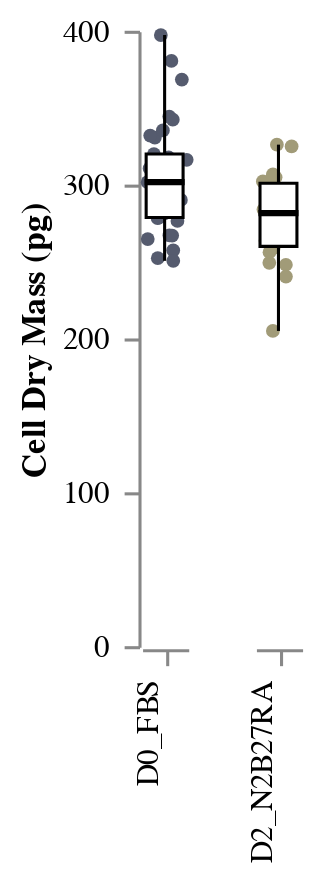

Source (notebook cell):
### Code cell
STRIPBOX_DM = stripbox(
    data = df_all_filt, 
    x = "Condition", 
    y = "Dry_mass",
    y_title = "Cell Dry Mass (pg)",
    colour = "Condition"
)
STRIPBOX_DM

### Figure 1 — Vega-Lite specification as saved in the notebook (floating-point values rounded to 4 significant figures)
{"config": {"view": {"continuousWidth": 400, "continuousHeight": 300, "stroke": "transparent", "strokeWidth": 0.5}, "axis": {"grid": true, "labelPadding": 5, "ticks": true}, "facet": {"spacing": 18}, "header": {"labelOrient": "bottom", "title": null}}, "data": {"name": "data-273aaa2bcab712fc44f9fe5de064da6b"}, "facet": {"column": {"type": "nominal", "field": "Condition", "header": {"labelAlign": "right", "labelAngle": -90, "labelOrient": "bottom", "labelPadding": 5, "titleOrient": "top"}}}, "spec": {"layer": [{"mark": {"type": "circle", "opacity": 1, "size": 20}, "encoding": {"color": {"type": "nominal", "field": "Condition", "legend": null, "scale": {"scheme": "cividis"}}, "x": {"type": "quantitative", "axis": {"grid": false, "labels": false, "ticks": true, "values": [0]}, "field": "jitter", "title": null}, "y": {"type": "quantitative", "axis": {"grid": false, "labels": true, "ticks": true}, "field": "Dry_mass", "title": "Cell Dry Mass (pg)"}}, "height": 200, "transform": [{"calculate": "(sqrt(-2 * log(random() / 2)) * cos(2 * PI * random() / 2))", "as": "jitter"}], "width": 15}, {"mark": {"type": "boxplot", "extent": "min-max", "size": 12}, "encoding": {"color": {"value": "white"}, "opacity": {"value": 1}, "stroke": {"value": "black"}, "y": {"type": "quantitative", "field": "Dry_mass", "title": "Cell Dry Mass (pg)"}}, "height": 200, "width": 30}]}, "$schema": "https://vega.github.io/schema/vega-lite/v4.8.1.json", "datasets": {"data-273aaa2bcab712fc44f9fe5de064da6b": [{"Unnamed: 0": 0, "Cell_ID": "Tomogram_sample001", "RI_average": 13670.0, "Condition": "D0_FBS", "Dataset": 20220714, "Mass_density_cytop_mgml": 158.9, "RI_average_DNA": 13780.0, "Mass_density_DNA_mgml": 216.2, "DNA_cytop_Density_Ratio": 1.361, " _x": 1.0, "Label_x": 65540.0, "Volume": 2202.0, "SurfaceArea": 841.2, "Sphericity": 0.921, " _y": 1.0, "Label_y": "Binary:DUP_Raws", "Value": 1.0, "Average": 13620.0, "StandardDeviation": 87.31, "Minimum": 13340.0, "Maximum": 14310.0, "IntegratedDensity": 8723000000.0, "Channel": 1.0, "Frame": 1.0, "Unnamed: 0.1": null, "Cell mass density (mg/ml)": 133.6, "Dry_mass": 294.2}, {"Unnamed: 0": 1, "Cell_ID": "Tomogram_sample005", "RI_average": 13650.0, "Condition": "D0_FBS", "Dataset": 20220714, "Mass_density_cytop_mgml": 145.5, "RI_average_DNA": 13750.0, "Mass_density_DNA_mgml": 201.8, "DNA_cytop_Density_Ratio": 1.387, " _x": 1.0, "Label_x": 65540.0, "Volume": 2038.0, "SurfaceArea": 787.0, "Sphericity": 0.964, " _y": 1.0, "Label_y": "Binary:DUP_Raws", "Value": 1.0, "Average": 13620.0, "StandardDeviation": 86.65, "Minimum": 13330.0, "Maximum": 14130.0, "IntegratedDensity": 8070000000.0, "Channel": 1.0, "Frame": 1.0, "Unnamed: 0.1": null, "Cell mass density (mg/ml)": 129.8, "Dry_mass": 264.6}, {"Unnamed: 0": 3, "Cell_ID": "Tomogram_sample007", "RI_average": 13670.0, "Condition": "D0_FBS", "Dataset": 20220714, "Mass_density_cytop_mgml": 156.3, "RI_average_DNA": 13820.0, "Mass_density_DNA_mgml": 237.2, "DNA_cytop_Density_Ratio": 1.517, " _x": 1.0, "Label_x": 65540.0, "Volume": 2187.0, "SurfaceArea": 821.6, "Sphericity": 0.976, " _y": 1.0, "Label_y": "Binary:DUP_Raws", "Value": 1.0, "Average": 13620.0, "StandardDeviation": 88.64, "Minimum": 13340.0, "Maximum": 14060.0, "IntegratedDensity": 8665000000.0, "Channel": 1.0, "Frame": 1.0, "Unnamed: 0.1": null, "Cell mass density (mg/ml)": 132.6, "Dry_mass": 290.1}, {"Unnamed: 0": 4, "Cell_ID": "Tomogram_sample008", "RI_average": 13690.0, "Condition": "D0_FBS", "Dataset": 20220714, "Mass_density_cytop_mgml": 167.2, "RI_average_DNA": 13820.0, "Mass_density_DNA_mgml": 235.3, "DNA_cytop_Density_Ratio": 1.407, " _x": 1.0, "Label_x": 65540.0, "Volume": 2042.0, "SurfaceArea": 792.6, "Sphericity": 0.947, " _y": 1.0, "Label_y": "Binary:DUP_Raws", "Value": 1.0, "Average": 13650.0, "StandardDeviation": 104.3, "Minimum": 13360.0, "Maximum": 14610.0, "IntegratedDensity": 8106000000.0, "Channel": 1.0, "Frame": 1.0, "Unnamed: 0.1": null, "Cell mass density (mg/ml)": 147.7, "Dry_mass": 301.6}, {"Unnamed: 0": 5, "Cell_ID": "Tomogram_sample009", "RI_average": 13670.0, "Condition": "D0_FBS", "Dataset": 20220714, "Mass_density_cytop_mgml": 159.1, "RI_average_DNA": 13770.0, "Mass_density_DNA_mgml": 210.0, "DNA_cytop_Density_Ratio": 1.32, " _x": 1.0, "Label_x": 65540.0, "Volume": 2054.0, "SurfaceArea": 810.0, "Sphericity": 0.898, " _y": 1.0, "Label_y": "Binary:DUP_Raws", "Value": 1.0, "Average": 13630.0, "StandardDeviation": 81.57, "Minimum": 13350.0, "Maximum": 14370.0, "IntegratedDensity": 8142000000.0, "Channel": 1.0, "Frame": 1.0, "Unnamed: 0.1": null, "Cell mass density (mg/ml)": 137.0, "Dry_mass": 281.3}, {"Unnamed: 0": 7, "Cell_ID": "Tomogram_sample011", "RI_average": 13670.0, "Condition": "D0_FBS", "Dataset": 20220714, "Mass_density_cytop_mgml": 156.3, "RI_average_DNA": 13770.0, "Mass_density_DNA_mgml": 208.0, "DNA_cytop_Density_Ratio": 1.331, " _x": 1.0, "Label_x": 65540.0, "Volume": 2167.0, "SurfaceArea": 918.0, "Sphericity": 0.687, " _y": 1.0, "Label_y": "Binary:DUP_Raws", "Value": 1.0, "Average": 13620.0, "StandardDeviation": 69.9, "Minimum": 13340.0, "Maximum": 14100.0, "IntegratedDensity": 8586000000.0, "Channel": 1.0, "Frame": 1.0, "Unnamed: 0.1": null, "Cell mass density (mg/ml)": 133.1, "Dry_mass": 288.4}, {"Unnamed: 0": 12, "Cell_ID": "Tomogram_sample016", "RI_average": 13610.0, "Condition": "D0_FBS", "Dataset": 20220714, "Mass_density_cytop_mgml": 127.0, "RI_average_DNA": 13740.0, "Mass_density_DNA_mgml": 196.6, "DNA_cytop_Density_Ratio": 1.549, " _x": 1.0, "Label_x": 65540.0, "Volume": 2210.0, "SurfaceArea": 827.0, "Sphericity": 0.976, " _y": 1.0, "Label_y": "Binary:DUP_Raws", "Value": 1.0, "Average": 13600.0, "StandardDeviation": 73.65, "Minimum": 13330.0, "Maximum": 14340.0, "IntegratedDensity": 8740000000.0, "Channel": 1.0, "Frame": 1.0, "Unnamed: 0.1": null, "Cell mass density (mg/ml)": 120.8, "Dry_mass": 266.9}, {"Unnamed: 0": 16, "Cell_ID": "Tomogram_sample023", "RI_average": 13650.0, "Condition": "D0_FBS", "Dataset": 20220714, "Mass_density_cytop_mgml": 146.0, "RI_average_DNA": 13770.0, "Mass_density_DNA_mgml": 212.5, "DNA_cytop_Density_Ratio": 1.456, " _x": 1.0, "Label_x": 65540.0, "Volume": 2200.0, "SurfaceArea": 848.2, "Sphericity": 0.897, " _y": 1.0, "Label_y": "Binary:DUP_Raws", "Value": 1.0, "Average": 13610.0, "StandardDeviation": 81.28, "Minimum": 13290.0, "Maximum": 14400.0, "IntegratedDensity": 8708000000.0, "Channel": 1.0, "Frame": 1.0, "Unnamed: 0.1": null, "Cell mass density (mg/ml)": 126.5, "Dry_mass": 278.3}, {"Unnamed: 0": 23, "Cell_ID": "Tomogram_sample009", "RI_average": 13680.0, "Condition": "D2_N2B27RA", "Dataset": 20220714, "Mass_density_cytop_mgml": 164.0, "RI_average_DNA": 13820.0, "Mass_density_DNA_mgml": 238.7, "DNA_cytop_Density_Ratio": 1.456, " _x": 1.0, "Label_x": 65540.0, "Volume": 2142.0, "SurfaceArea": 803.9, "Sphericity": 0.999, " _y": 1.0, "Label_y": "Binary:DUP_Raws", "Value": 1.0, "Average": 13640.0, "StandardDeviation": 88.46, "Minimum": 13350.0, "Maximum": 14230.0, "IntegratedDensity": 8499000000.0, "Channel": 1.0, "Frame": 1.0, "Unnamed: 0.1": null, "Cell mass density (mg/ml)": 143.1, "Dry_mass": 306.6}, {"Unnamed: 0": 27, "Cell_ID": "Tomogram_sample013", "RI_average": 13650.0, "Condition": "D2_N2B27RA", "Dataset": 20220714, "Mass_density_cytop_mgml": 149.5, "RI_average_DNA": 13800.0, "Mass_density_DNA_mgml": 227.6, "DNA_cytop_Density_Ratio": 1.523, " _x": 1.0, "Label_x": 65540.0, "Volume": 2461.0, "SurfaceArea": 998.4, "Sphericity": 0.688, " _y": 1.0, "Label_y": "Binary:DUP_Raws", "Value": 1.0, "Average": 13600.0, "StandardDeviation": 83.28, "Minimum": 13340.0, "Maximum": 14030.0, "IntegratedDensity": 9732000000.0, "Channel": 1.0, "Frame": 1.0, "Unnamed: 0.1": null, "Cell mass density (mg/ml)": 120.8, "Dry_mass": 297.3}, {"Unnamed: 0": 28, "Cell_ID": "Tomogram_sample014", "RI_average": 13660.0, "Condition": "D2_N2B27RA", "Dataset": 20220714, "Mass_density_cytop_mgml": 154.5, "RI_average_DNA": 13790.0, "Mass_density_DNA_mgml": 220.9, "DNA_cytop_Density_Ratio": 1.429, " _x": 1.0, "Label_x": 65540.0, "Volume": 2112.0, "SurfaceArea": 826.4, "Sphericity": 0.894, " _y": 1.0, "Label_y": "Binary:DUP_Raws", "Value": 1.0, "Average": 13620.0, "StandardDeviation": 85.06, "Minimum": 13350.0, "Maximum": 14120.0, "IntegratedDensity": 8365000000.0, "Channel": 1.0, "Frame": 1.0, "Unnamed: 0.1": null, "Cell mass density (mg/ml)": 131.6, "Dry_mass": 277.9}, {"Unnamed: 0": 37, "Cell_ID": "Tomogram_sample002", "RI_average": 13670.0, "Condition": "D0_FBS", "Dataset": 20220801, "Mass_density_cytop_mgml": 160.1, "RI_average_DNA": 13800.0, "Mass_density_DNA_mgml": 228.4, "DNA_cytop_Density_Ratio": 1.427, " _x": 1.0, "Label_x": 65540.0, "Volume": 2075.0, "SurfaceArea": 799.4, "Sphericity": 0.953, " _y": 1.0, "Label_y": "Binary:DUP_Raws", "Value": 1.0, "Average": 13630.0, "StandardDeviation": 87.3, "Minimum": 13350.0, "Maximum": 14520.0, "IntegratedDensity": 8227000000.0, "Channel": 1.0, "Frame": 1.0, "Unnamed: 0.1": null, "Cell mass density (mg/ml)": 138.4, "Dry_mass": 287.2}, {"Unnamed: 0": 38, "Cell_ID": "Tomogram_sample003", "RI_average": 13670.0, "Condition": "D0_FBS", "Dataset": 20220801, "Mass_density_cytop_mgml": 158.3, "RI_average_DNA": 13800.0, "Mass_density_DNA_mgml": 224.2, "DNA_cytop_Density_Ratio": 1.417, " _x": 1.0, "Label_x": 65540.0, "Volume": 2077.0, "SurfaceArea": 865.1, "Sphericity": 0.754, " _y": 1.0, "Label_y": "Binary:DUP_Raws", "Value": 1.0, "Average": 13630.0, "StandardDeviation": 84.09, "Minimum": 13290.0, "Maximum": 14660.0, "IntegratedDensity": 8233000000.0, "Channel": 1.0, "Frame": 1.0, "Unnamed: 0.1": null, "Cell mass density (mg/ml)": 135.3, "Dry_mass": 281.1}, {"Unnamed: 0": 43, "Cell_ID": "Tomogram_sample008", "RI_average": 13640.0, "Condition": "D0_FBS", "Dataset": 20220801, "Mass_density_cytop_mgml": 142.0, "RI_average_DNA": 13760.0, "Mass_density_DNA_mgml": 205.8, "DNA_cytop_Density_Ratio": 1.449, " _x": 1.0, "Label_x": 65540.0, "Volume": 2132.0, "SurfaceArea": 985.0, "Sphericity": 0.538, " _y": 1.0, "Label_y": "Binary:DUP_Raws", "Value": 1.0, "Average": 13600.0, "StandardDeviation": 75.36, "Minimum": 13320.0, "Maximum": 14260.0, "IntegratedDensity": 8434000000.0, "Channel": 1.0, "Frame": 1.0, "Unnamed: 0.1": null, "Cell mass density (mg/ml)": 120.6, "Dry_mass": 257.2}, {"Unnamed: 0": 44, "Cell_ID": "Tomogram_sample009", "RI_average": 13700.0, "Condition": "D0_FBS", "Dataset": 20220801, "Mass_density_cytop_mgml": 175.6, "RI_average_DNA": 13840.0, "Mass_density_DNA_mgml": 248.9, "DNA_cytop_Density_Ratio": 1.418, " _x": 1.0, "Label_x": 65540.0, "Volume": 2447.0, "SurfaceArea": 889.7, "Sphericity": 0.961, " _y": 1.0, "Label_y": "Binary:DUP_Raws", "Value": 1.0, "Average": 13660.0, "StandardDeviation": 106.5, "Minimum": 13350.0, "Maximum": 14540.0, "IntegratedDensity": 9717000000.0, "Channel": 1.0, "Frame": 1.0, "Unnamed: 0.1": null, "Cell mass density (mg/ml)": 150.5, "Dry_mass": 368.3}, {"Unnamed: 0": 45, "Cell_ID": "Tomogram_sample010", "RI_average": 13670.0, "Condition": "D0_FBS", "Dataset": 20220801, "Mass_density_cytop_mgml": 157.4, "RI_average_DNA": 13810.0, "Mass_density_DNA_mgml": 233.1, "DNA_cytop_Density_Ratio": 1.481, " _x": 1.0, "Label_x": 65540.0, "Volume": 2215.0, "SurfaceArea": 859.8, "Sphericity": 0.873, " _y": 1.0, "Label_y": "Binary:DUP_Raws", "Value": 1.0, "Average": 13640.0, "StandardDeviation": 82.39, "Minimum": 13350.0, "Maximum": 14200.0, "IntegratedDensity": 8788000000.0, "Channel": 1.0, "Frame": 1.0, "Unnamed: 0.1": null, "Cell mass density (mg/ml)": 142.7, "Dry_mass": 316.1}, {"Unnamed: 0": 47, "Cell_ID": "Tomogram_sample012", "RI_average": 13680.0, "Condition": "D0_FBS", "Dataset": 20220801, "Mass_density_cytop_mgml": 161.3, "RI_average_DNA": 13800.0, "Mass_density_DNA_mgml": 226.5, "DNA_cytop_Density_Ratio": 1.404, " _x": 1.0, "Label_x": 65540.0, "Volume": 2305.0, "SurfaceArea": 949.6, "Sphericity": 0.702, " _y": 1.0, "Label_y": "Binary:DUP_Raws", "Value": 1.0, "Average": 13630.0, "StandardDeviation": 84.18, "Minimum": 13350.0, "Maximum": 14230.0, "IntegratedDensity": 9134000000.0, "Channel": 1.0, "Frame": 1.0, "Unnamed: 0.1": null, "Cell mass density (mg/ml)": 134.7, "Dry_mass": 310.5}, {"Unnamed: 0": 50, "Cell_ID": "Tomogram_sample015", "RI_average": 13700.0, "Condition": "D0_FBS", "Dataset": 20220801, "Mass_density_cytop_mgml": 174.7, "RI_average_DNA": 13840.0, "Mass_density_DNA_mgml": 247.5, "DNA_cytop_Density_Ratio": 1.417, " _x": 1.0, "Label_x": 65540.0, "Volume": 2442.0, "SurfaceArea": 889.0, "Sphericity": 0.96, " _y": 1.0, "Label_y": "Binary:DUP_Raws", "Value": 1.0, "Average": 13670.0, "StandardDeviation": 86.0, "Minimum": 13340.0, "Maximum": 14350.0, "IntegratedDensity": 9706000000.0, "Channel": 1.0, "Frame": 1.0, "Unnamed: 0.1": null, "Cell mass density (mg/ml)": 155.8, "Dry_mass": 380.4}, {"Unnamed: 0": 51, "Cell_ID": "Tomogram_sample017", "RI_average": 13680.0, "Condition": "D0_FBS", "Dataset": 20220801, "Mass_density_cytop_mgml": 164.0, "RI_average_DNA": null, "Mass_density_DNA_mgml": null, "DNA_cytop_Density_Ratio": null, " _x": 1.0, "Label_x": 65540.0, "Volume": 2016.0, "SurfaceArea": 786.4, "Sphericity": 0.945, " _y": 1.0, "Label_y": "Binary:DUP_Raws", "Value": 1.0, "Average": 13640.0, "StandardDeviation": 84.78, "Minimum": 13340.0, "Maximum": 14320.0, "IntegratedDensity": 7993000000.0, "Channel": 1.0, "Frame": 1.0, "Unnamed: 0.1": null, "Cell mass density (mg/ml)": 139.9, "Dry_mass": 282.1}, {"Unnamed: 0": 52, "Cell_ID": "Tomogram_sample018", "RI_average": 13680.0, "Condition": "D0_FBS", "Dataset": 20220801, "Mass_density_cytop_mgml": 161.7, "RI_average_DNA": 13800.0, "Mass_density_DNA_mgml": 227.5, "DNA_cytop_Density_Ratio": 1.407, " _x": 1.0, "Label_x": 65540.0, "Volume": 2431.0, "SurfaceArea": 885.4, "Sphericity": 0.963, " _y": 1.0, "Label_y": "Binary:DUP_Raws", "Value": 1.0, "Average": 13630.0, "StandardDeviation": 83.5, "Minimum": 13340.0, "Maximum": 14130.0, "IntegratedDensity": 9636000000.0, "Channel": 1.0, "Frame": 1.0, "Unnamed: 0.1": null, "Cell mass density (mg/ml)": 136.0, "Dry_mass": 330.6}, {"Unnamed: 0": 54, "Cell_ID": "Tomogram_sample020", "RI_average": 13740.0, "Condition": "D0_FBS", "Dataset": 20220801, "Mass_density_cytop_mgml": 194.3, "RI_average_DNA": 13890.0, "Mass_density_DNA_mgml": 273.5, "DNA_cytop_Density_Ratio": 1.407, " _x": 1.0, "Label_x": 65540.0, "Volume": 2499.0, "SurfaceArea": 921.5, "Sphericity": 0.903, " _y": 1.0, "Label_y": "Binary:DUP_Raws", "Value": 1.0, "Average": 13670.0, "StandardDeviation": 106.9, "Minimum": 13340.0, "Maximum": 14120.0, "IntegratedDensity": 9937000000.0, "Channel": 1.0, "Frame": 1.0, "Unnamed: 0.1": null, "Cell mass density (mg/ml)": 158.9, "Dry_mass": 397.2}, {"Unnamed: 0": 56, "Cell_ID": "Tomogram_sample022", "RI_average": 13700.0, "Condition": "D0_FBS", "Dataset": 20220801, "Mass_density_cytop_mgml": 175.0, "RI_average_DNA": 13870.0, "Mass_density_DNA_mgml": 260.6, "DNA_cytop_Density_Ratio": 1.489, " _x": 1.0, "Label_x": 65540.0, "Volume": 2122.0, "SurfaceArea": 834.0, "Sphericity": 0.878, " _y": 1.0, "Label_y": "Binary:DUP_Raws", "Value": 1.0, "Average": 13650.0, "StandardDeviation": 106.2, "Minimum": 13350.0, "Maximum": 14370.0, "IntegratedDensity": 8426000000.0, "Channel": 1.0, "Frame": 1.0, "Unnamed: 0.1": null, "Cell mass density (mg/ml)": 148.7, "Dry_mass": 315.5}, {"Unnamed: 0": 71, "Cell_ID": "Tomogram_sample014", "RI_average": 13630.0, "Condition": "D2_N2B27RA", "Dataset": 20220801, "Mass_density_cytop_mgml": 135.9, "RI_average_DNA": 13790.0, "Mass_density_DNA_mgml": 220.5, "DNA_cytop_Density_Ratio": 1.623, " _x": 1.0, "Label_x": 65540.0, "Volume": 2222.0, "SurfaceArea": 828.4, "Sphericity": 0.982, " _y": 1.0, "Label_y": "Binary:DUP_Raws", "Value": 1.0, "Average": 13610.0, "StandardDeviation": 83.95, "Minimum": 13340.0, "Maximum": 13890.0, "IntegratedDensity": 8792000000.0, "Channel": 1.0, "Frame": 1.0, "Unnamed: 0.1": null, "Cell mass density (mg/ml)": 125.6, "Dry_mass": 279.1}, {"Unnamed: 0": 75, "Cell_ID": "Tomogram_sample018", "RI_average": 13650.0, "Condition": "D2_N2B27RA", "Dataset": 20220801, "Mass_density_cytop_mgml": 149.0, "RI_average_DNA": 13810.0, "Mass_density_DNA_mgml": 231.8, "DNA_cytop_Density_Ratio": 1.556, " _x": 1.0, "Label_x": 65540.0, "Volume": 2301.0, "SurfaceArea": 869.3, "Sphericity": 0.912, " _y": 1.0, "Label_y": "Binary:DUP_Raws", "Value": 1.0, "Average": 13610.0, "StandardDeviation": 93.44, "Minimum": 13330.0, "Maximum": 14210.0, "IntegratedDensity": 9107000000.0, "Channel": 1.0, "Frame": 1.0, "Unnamed: 0.1": null, "Cell mass density (mg/ml)": 125.1, "Dry_mass": 287.9}, {"Unnamed: 0": 79, "Cell_ID": "Tomogram_sample023", "RI_average": 13670.0, "Condition": "D2_N2B27RA", "Dataset": 20220801, "Mass_density_cytop_mgml": 158.9, "RI_average_DNA": 13770.0, "Mass_density_DNA_mgml": 210.5, "DNA_cytop_Density_Ratio": 1.325, " _x": 1.0, "Label_x": 65540.0, "Volume": 2307.0, "SurfaceArea": 841.0, "Sphericity": 1.012, " _y": 1.0, "Label_y": "Binary:DUP_Raws", "Value": 1.0, "Average": 13620.0, "StandardDeviation": 99.57, "Minimum": 13330.0, "Maximum": 14060.0, "IntegratedDensity": 9136000000.0, "Channel": 1.0, "Frame": 1.0, "Unnamed: 0.1": null, "Cell mass density (mg/ml)": 131.0, "Dry_mass": 302.1}, {"Unnamed: 0": 81, "Cell_ID": "Tomogram_sample001", "RI_average": 13740.0, "Condition": "D0_FBS", "Dataset": 20221121, "Mass_density_cytop_mgml": 194.9, "RI_average_DNA": null, "Mass_density_DNA_mgml": null, "DNA_cytop_Density_Ratio": null, " _x": 1.0, "Label_x": 65540.0, "Volume": 2015.0, "SurfaceArea": 769.4, "Sphericity": 1.008, " _y": 1.0, "Label_y": "Binary:DUP_Raws", "Value": 1.0, "Average": 13670.0, "StandardDeviation": 107.4, "Minimum": 13340.0, "Maximum": 14240.0, "IntegratedDensity": 8011000000.0, "Channel": 1.0, "Frame": 1.0, "Unnamed: 0.1": null, "Cell mass density (mg/ml)": 158.8, "Dry_mass": 319.9}, {"Unnamed: 0": 82, "Cell_ID": "Tomogram_sample002", "RI_average": 13650.0, "Condition": "D0_FBS", "Dataset": 20221121, "Mass_density_cytop_mgml": 148.3, "RI_average_DNA": null, "Mass_density_DNA_mgml": null, "DNA_cytop_Density_Ratio": null, " _x": 1.0, "Label_x": 65540.0, "Volume": 2486.0, "SurfaceArea": 919.7, "Sphericity": 0.898, " _y": 1.0, "Label_y": "Binary:DUP_Raws", "Value": 1.0, "Average": 13630.0, "StandardDeviation": 89.54, "Minimum": 13310.0, "Maximum": 14350.0, "IntegratedDensity": 9850000000.0, "Channel": 1.0, "Frame": 1.0, "Unnamed: 0.1": null, "Cell mass density (mg/ml)": 134.9, "Dry_mass": 335.2}, {"Unnamed: 0": 83, "Cell_ID": "Tomogram_sample003", "RI_average": 13660.0, "Condition": "D0_FBS", "Dataset": 20221121, "Mass_density_cytop_mgml": 154.1, "RI_average_DNA": null, "Mass_density_DNA_mgml": null, "DNA_cytop_Density_Ratio": null, " _x": 1.0, "Label_x": 65540.0, "Volume": 2005.0, "SurfaceArea": 795.6, "Sphericity": 0.903, " _y": 1.0, "Label_y": "Binary:DUP_Raws", "Value": 1.0, "Average": 13630.0, "StandardDeviation": 90.85, "Minimum": 13350.0, "Maximum": 14130.0, "IntegratedDensity": 7948000000.0, "Channel": 1.0, "Frame": 1.0, "Unnamed: 0.1": null, "Cell mass density (mg/ml)": 137.9, "Dry_mass": 276.4}, {"Unnamed: 0": 85, "Cell_ID": "Tomogram_sample007", "RI_average": 13650.0, "Condition": "D0_FBS", "Dataset": 20221121, "Mass_density_cytop_mgml": 148.4, "RI_average_DNA": null, "Mass_density_DNA_mgml": null, "DNA_cytop_Density_Ratio": null, " _x": 1.0, "Label_x": 65540.0, "Volume": 2187.0, "SurfaceArea": 845.0, "Sphericity": 0.897, " _y": 1.0, "Label_y": "Binary:DUP_Raws", "Value": 1.0, "Average": 13630.0, "StandardDeviation": 85.13, "Minimum": 13360.0, "Maximum": 14170.0, "IntegratedDensity": 8673000000.0, "Channel": 1.0, "Frame": 1.0, "Unnamed: 0.1": null, "Cell mass density (mg/ml)": 139.5, "Dry_mass": 305.0}, {"Unnamed: 0": 86, "Cell_ID": "Tomogram_sample008", "RI_average": 13670.0, "Condition": "D0_FBS", "Dataset": 20221121, "Mass_density_cytop_mgml": 158.2, "RI_average_DNA": null, "Mass_density_DNA_mgml": null, "DNA_cytop_Density_Ratio": null, " _x": 1.0, "Label_x": 65540.0, "Volume": 2273.0, "SurfaceArea": 936.3, "Sphericity": 0.712, " _y": 1.0, "Label_y": "Binary:DUP_Raws", "Value": 1.0, "Average": 13640.0, "StandardDeviation": 80.67, "Minimum": 13360.0, "Maximum": 14370.0, "IntegratedDensity": 9013000000.0, "Channel": 1.0, "Frame": 1.0, "Unnamed: 0.1": null, "Cell mass density (mg/ml)": 139.8, "Dry_mass": 317.6}, {"Unnamed: 0": 89, "Cell_ID": "Tomogram_sample010", "RI_average": 13650.0, "Condition": "D0_FBS", "Dataset": 20221121, "Mass_density_cytop_mgml": 148.7, "RI_average_DNA": null, "Mass_density_DNA_mgml": null, "DNA_cytop_Density_Ratio": null, " _x": 1.0, "Label_x": 65540.0, "Volume": 2498.0, "SurfaceArea": 962.2, "Sphericity": 0.792, " _y": 1.0, "Label_y": "Binary:DUP_Raws", "Value": 1.0, "Average": 13610.0, "StandardDeviation": 86.38, "Minimum": 13330.0, "Maximum": 14240.0, "IntegratedDensity": 9886000000.0, "Channel": 1.0, "Frame": 1.0, "Unnamed: 0.1": null, "Cell mass density (mg/ml)": 124.8, "Dry_mass": 311.9}, {"Unnamed: 0": 90, "Cell_ID": "Tomogram_sample011", "RI_average": 13660.0, "Condition": "D0_FBS", "Dataset": 20221121, "Mass_density_cytop_mgml": 150.3, "RI_average_DNA": null, "Mass_density_DNA_mgml": null, "DNA_cytop_Density_Ratio": null, " _x": 1.0, "Label_x": 65540.0, "Volume": 2479.0, "SurfaceArea": 959.9, "Sphericity": 0.786, " _y": 1.0, "Label_y": "Binary:DUP_Raws", "Value": 1.0, "Average": 13630.0, "StandardDeviation": 94.24, "Minimum": 13340.0, "Maximum": 14180.0, "IntegratedDensity": 9829000000.0, "Channel": 1.0, "Frame": 1.0, "Unnamed: 0.1": null, "Cell mass density (mg/ml)": 138.9, "Dry_mass": 344.2}, {"Unnamed: 0": 91, "Cell_ID": "Tomogram_sample012", "RI_average": 13640.0, "Condition": "D0_FBS", "Dataset": 20221121, "Mass_density_cytop_mgml": 140.3, "RI_average_DNA": null, "Mass_density_DNA_mgml": null, "DNA_cytop_Density_Ratio": null, " _x": 1.0, "Label_x": 65540.0, "Volume": 2038.0, "SurfaceArea": 790.9, "Sphericity": 0.95, " _y": 1.0, "Label_y": "Binary:DUP_Raws", "Value": 1.0, "Average": 13620.0, "StandardDeviation": 88.93, "Minimum": 13320.0, "Maximum": 14520.0, "IntegratedDensity": 8073000000.0, "Channel": 1.0, "Frame": 1.0, "Unnamed: 0.1": null, "Cell mass density (mg/ml)": 131.0, "Dry_mass": 267.0}, {"Unnamed: 0": 92, "Cell_ID": "Tomogram_sample013", "RI_average": 13660.0, "Condition": "D0_FBS", "Dataset": 20221121, "Mass_density_cytop_mgml": 153.8, "RI_average_DNA": null, "Mass_density_DNA_mgml": null, "DNA_cytop_Density_Ratio": null, " _x": 1.0, "Label_x": 65540.0, "Volume": 2296.0, "SurfaceArea": 898.1, "Sphericity": 0.823, " _y": 1.0, "Label_y": "Binary:DUP_Raws", "Value": 1.0, "Average": 13620.0, "StandardDeviation": 88.89, "Minimum": 13340.0, "Maximum": 14340.0, "IntegratedDensity": 9097000000.0, "Channel": 1.0, "Frame": 1.0, "Unnamed: 0.1": null, "Cell mass density (mg/ml)": 133.7, "Dry_mass": 307.0}, {"Unnamed: 0": 94, "Cell_ID": "Tomogram_sample017", "RI_average": 13720.0, "Condition": "D0_FBS", "Dataset": 20221121, "Mass_density_cytop_mgml": 182.3, "RI_average_DNA": null, "Mass_density_DNA_mgml": null, "DNA_cytop_Density_Ratio": null, " _x": 1.0, "Label_x": 65540.0, "Volume": 2364.0, "SurfaceArea": 909.0, "Sphericity": 0.841, " _y": 1.0, "Label_y": "Binary:DUP_Raws", "Value": 1.0, "Average": 13650.0, "StandardDeviation": 105.4, "Minimum": 13330.0, "Maximum": 14330.0, "IntegratedDensity": 9380000000.0, "Channel": 1.0, "Frame": 1.0, "Unnamed: 0.1": null, "Cell mass density (mg/ml)": 144.8, "Dry_mass": 342.2}, {"Unnamed: 0": 95, "Cell_ID": "Tomogram_sample018", "RI_average": 13650.0, "Condition": "D0_FBS", "Dataset": 20221121, "Mass_density_cytop_mgml": 147.8, "RI_average_DNA": null, "Mass_density_DNA_mgml": null, "DNA_cytop_Density_Ratio": null, " _x": 1.0, "Label_x": 65540.0, "Volume": 2241.0, "SurfaceArea": 902.5, "Sphericity": 0.772, " _y": 1.0, "Label_y": "Binary:DUP_Raws", "Value": 1.0, "Average": 13610.0, "StandardDeviation": 87.84, "Minimum": 13340.0, "Maximum": 13940.0, "IntegratedDensity": 8866000000.0, "Channel": 1.0, "Frame": 1.0, "Unnamed: 0.1": null, "Cell mass density (mg/ml)": 124.3, "Dry_mass": 278.6}, {"Unnamed: 0": 96, "Cell_ID": "Tomogram_sample019", "RI_average": 13690.0, "Condition": "D0_FBS", "Dataset": 20221121, "Mass_density_cytop_mgml": 170.6, "RI_average_DNA": null, "Mass_density_DNA_mgml": null, "DNA_cytop_Density_Ratio": null, " _x": 1.0, "Label_x": 65540.0, "Volume": 2396.0, "SurfaceArea": 876.5, "Sphericity": 0.964, " _y": 1.0, "Label_y": "Binary:DUP_Raws", "Value": 1.0, "Average": 13630.0, "StandardDeviation": 106.7, "Minimum": 13320.0, "Maximum": 14400.0, "IntegratedDensity": 9502000000.0, "Channel": 1.0, "Frame": 1.0, "Unnamed: 0.1": null, "Cell mass density (mg/ml)": 138.5, "Dry_mass": 331.9}, {"Unnamed: 0": 97, "Cell_ID": "Tomogram_sample020", "RI_average": 13610.0, "Condition": "D0_FBS", "Dataset": 20221121, "Mass_density_cytop_mgml": 128.1, "RI_average_DNA": null, "Mass_density_DNA_mgml": null, "DNA_cytop_Density_Ratio": null, " _x": 1.0, "Label_x": 65540.0, "Volume": 2071.0, "SurfaceArea": 798.9, "Sphericity": 0.951, " _y": 1.0, "Label_y": "Binary:DUP_Raws", "Value": 1.0, "Average": 13600.0, "StandardDeviation": 77.27, "Minimum": 13360.0, "Maximum": 14340.0, "IntegratedDensity": 8191000000.0, "Channel": 1.0, "Frame": 1.0, "Unnamed: 0.1": null, "Cell mass density (mg/ml)": 120.9, "Dry_mass": 250.5}, {"Unnamed: 0": 101, "Cell_ID": "Tomogram_sample003", "RI_average": 13630.0, "Condition": "D2_N2B27RA", "Dataset": 20221121, "Mass_density_cytop_mgml": 137.7, "RI_average_DNA": null, "Mass_density_DNA_mgml": null, "DNA_cytop_Density_Ratio": null, " _x": 1.0, "Label_x": 65540.0, "Volume": 2297.0, "SurfaceArea": 848.3, "Sphericity": 0.978, " _y": 1.0, "Label_y": "Binary:DUP_Raws", "Value": 1.0, "Average": 13610.0, "StandardDeviation": 83.21, "Minimum": 13350.0, "Maximum": 14000.0, "IntegratedDensity": 9090000000.0, "Channel": 1.0, "Frame": 1.0, "Unnamed: 0.1": null, "Cell mass density (mg/ml)": 124.2, "Dry_mass": 285.3}, {"Unnamed: 0": 103, "Cell_ID": "Tomogram_sample005", "RI_average": 13620.0, "Condition": "D2_N2B27RA", "Dataset": 20221121, "Mass_density_cytop_mgml": 132.2, "RI_average_DNA": null, "Mass_density_DNA_mgml": null, "DNA_cytop_Density_Ratio": null, " _x": 1.0, "Label_x": 65540.0, "Volume": 2239.0, "SurfaceArea": 831.5, "Sphericity": 0.986, " _y": 1.0, "Label_y": "Binary:DUP_Raws", "Value": 1.0, "Average": 13590.0, "StandardDeviation": 92.04, "Minimum": 13340.0, "Maximum": 13930.0, "IntegratedDensity": 8848000000.0, "Channel": 1.0, "Frame": 1.0, "Unnamed: 0.1": null, "Cell mass density (mg/ml)": 115.6, "Dry_mass": 258.8}, {"Unnamed: 0": 104, "Cell_ID": "Tomogram_sample006", "RI_average": 13610.0, "Condition": "D2_N2B27RA", "Dataset": 20221121, "Mass_density_cytop_mgml": 128.3, "RI_average_DNA": null, "Mass_density_DNA_mgml": null, "DNA_cytop_Density_Ratio": null, " _x": 1.0, "Label_x": 65540.0, "Volume": 2374.0, "SurfaceArea": 937.4, "Sphericity": 0.774, " _y": 1.0, "Label_y": "Binary:DUP_Raws", "Value": 1.0, "Average": 13590.0, "StandardDeviation": 75.01, "Minimum": 13340.0, "Maximum": 13910.0, "IntegratedDensity": 9383000000.0, "Channel": 1.0, "Frame": 1.0, "Unnamed: 0.1": null, "Cell mass density (mg/ml)": 114.5, "Dry_mass": 272.0}, {"Unnamed: 0": 106, "Cell_ID": "Tomogram_sample008", "RI_average": 13640.0, "Condition": "D2_N2B27RA", "Dataset": 20221121, "Mass_density_cytop_mgml": 142.6, "RI_average_DNA": null, "Mass_density_DNA_mgml": null, "DNA_cytop_Density_Ratio": null, " _x": 1.0, "Label_x": 65540.0, "Volume": 2147.0, "SurfaceArea": 860.4, "Sphericity": 0.818, " _y": 1.0, "Label_y": "Binary:DUP_Raws", "Value": 1.0, "Average": 13600.0, "StandardDeviation": 81.9, "Minimum": 13360.0, "Maximum": 13930.0, "IntegratedDensity": 8493000000.0, "Channel": 1.0, "Frame": 1.0, "Unnamed: 0.1": null, "Cell mass density (mg/ml)": 122.7, "Dry_mass": 263.5}, {"Unnamed: 0": 109, "Cell_ID": "Tomogram_sample011", "RI_average": 13690.0, "Condition": "D2_N2B27RA", "Dataset": 20221121, "Mass_density_cytop_mgml": 166.1, "RI_average_DNA": null, "Mass_density_DNA_mgml": null, "DNA_cytop_Density_Ratio": null, " _x": 1.0, "Label_x": 65540.0, "Volume": 2105.0, "SurfaceArea": 799.7, "Sphericity": 0.98, " _y": 1.0, "Label_y": "Binary:DUP_Raws", "Value": 1.0, "Average": 13650.0, "StandardDeviation": 91.57, "Minimum": 13350.0, "Maximum": 13990.0, "IntegratedDensity": 8354000000.0, "Channel": 1.0, "Frame": 1.0, "Unnamed: 0.1": null, "Cell mass density (mg/ml)": 144.8, "Dry_mass": 304.7}, {"Unnamed: 0": 111, "Cell_ID": "Tomogram_sample014", "RI_average": 13650.0, "Condition": "D2_N2B27RA", "Dataset": 20221121, "Mass_density_cytop_mgml": 147.8, "RI_average_DNA": null, "Mass_density_DNA_mgml": null, "DNA_cytop_Density_Ratio": null, " _x": 1.0, "Label_x": 65540.0, "Volume": 2495.0, "SurfaceArea": 900.1, "Sphericity": 0.966, " _y": 1.0, "Label_y": "Binary:DUP_Raws", "Value": 1.0, "Average": 13620.0, "StandardDeviation": 83.58, "Minimum": 13350.0, "Maximum": 13920.0, "IntegratedDensity": 9882000000.0, "Channel": 1.0, "Frame": 1.0, "Unnamed: 0.1": null, "Cell mass density (mg/ml)": 130.2, "Dry_mass": 324.8}, {"Unnamed: 0": 112, "Cell_ID": "Tomogram_sample015", "RI_average": 13660.0, "Condition": "D2_N2B27RA", "Dataset": 20221121, "Mass_density_cytop_mgml": 150.4, "RI_average_DNA": null, "Mass_density_DNA_mgml": null, "DNA_cytop_Density_Ratio": null, " _x": 1.0, "Label_x": 65540.0, "Volume": 2396.0, "SurfaceArea": 872.6, "Sphericity": 0.977, " _y": 1.0, "Label_y": "Binary:DUP_Raws", "Value": 1.0, "Average": 13610.0, "StandardDeviation": 94.19, "Minimum": 13350.0, "Maximum": 14470.0, "IntegratedDensity": 9485000000.0, "Channel": 1.0, "Frame": 1.0, "Unnamed: 0.1": null, "Cell mass density (mg/ml)": 127.4, "Dry_mass": 305.3}, {"Unnamed: 0": 113, "Cell_ID": "Tomogram_sample016", "RI_average": 13660.0, "Condition": "D2_N2B27RA", "Dataset": 20221121, "Mass_density_cytop_mgml": 150.4, "RI_average_DNA": null, "Mass_density_DNA_mgml": null, "DNA_cytop_Density_Ratio": null, " _x": 1.0, "Label_x": 65540.0, "Volume": 2088.0, "SurfaceArea": 798.2, "Sphericity": 0.97, " _y": 1.0, "Label_y": "Binary:DUP_Raws", "Value": 1.0, "Average": 13610.0, "StandardDeviation": 84.86, "Minimum": 13360.0, "Maximum": 14160.0, "IntegratedDensity": 8264000000.0, "Channel": 1.0, "Frame": 1.0, "Unnamed: 0.1": null, "Cell mass density (mg/ml)": 125.9, "Dry_mass": 262.8}, {"Unnamed: 0": 115, "Cell_ID": "Tomogram_sample018", "RI_average": 13630.0, "Condition": "D2_N2B27RA", "Dataset": 20221121, "Mass_density_cytop_mgml": 136.9, "RI_average_DNA": null, "Mass_density_DNA_mgml": null, "DNA_cytop_Density_Ratio": null, " _x": 1.0, "Label_x": 65540.0, "Volume": 2107.0, "SurfaceArea": 797.1, "Sphericity": 0.992, " _y": 1.0, "Label_y": "Binary:DUP_Raws", "Value": 1.0, "Average": 13590.0, "StandardDeviation": 80.27, "Minimum": 13360.0, "Maximum": 14100.0, "IntegratedDensity": 8331000000.0, "Channel": 1.0, "Frame": 1.0, "Unnamed: 0.1": null, "Cell mass density (mg/ml)": 118.2, "Dry_mass": 249.2}, {"Unnamed: 0": 117, "Cell_ID": "Tomogram_sample020", "RI_average": 13600.0, "Condition": "D2_N2B27RA", "Dataset": 20221121, "Mass_density_cytop_mgml": 118.5, "RI_average_DNA": null, "Mass_density_DNA_mgml": null, "DNA_cytop_Density_Ratio": null, " _x": 1.0, "Label_x": 65540.0, "Volume": 2214.0, "SurfaceArea": 828.3, "Sphericity": 0.976, " _y": 1.0, "Label_y": "Binary:DUP_Raws", "Value": 1.0, "Average": 13580.0, "StandardDeviation": 76.34, "Minimum": 13360.0, "Maximum": 13830.0, "IntegratedDensity": 8746000000.0, "Channel": 1.0, "Frame": 1.0, "Unnamed: 0.1": null, "Cell mass density (mg/ml)": 112.0, "Dry_mass": 247.9}, {"Unnamed: 0": 118, "Cell_ID": "Tomogram_sample021", "RI_average": 13700.0, "Condition": "D2_N2B27RA", "Dataset": 20221121, "Mass_density_cytop_mgml": 175.3, "RI_average_DNA": null, "Mass_density_DNA_mgml": null, "DNA_cytop_Density_Ratio": null, " _x": 1.0, "Label_x": 65540.0, "Volume": 2159.0, "SurfaceArea": 812.2, "Sphericity": 0.984, " _y": 1.0, "Label_y": "Binary:DUP_Raws", "Value": 1.0, "Average": 13660.0, "StandardDeviation": 101.6, "Minimum": 13360.0, "Maximum": 13950.0, "IntegratedDensity": 8577000000.0, "Channel": 1.0, "Frame": 1.0, "Unnamed: 0.1": null, "Cell mass density (mg/ml)": 151.0, "Dry_mass": 326.0}, {"Unnamed: 0": 120, "Cell_ID": "Tomogram_sample023", "RI_average": 13620.0, "Condition": "D2_N2B27RA", "Dataset": 20221121, "Mass_density_cytop_mgml": 132.8, "RI_average_DNA": null, "Mass_density_DNA_mgml": null, "DNA_cytop_Density_Ratio": null, " _x": 1.0, "Label_x": 65540.0, "Volume": 2356.0, "SurfaceArea": 866.8, "Sphericity": 0.964, " _y": 1.0, "Label_y": "Binary:DUP_Raws", "Value": 1.0, "Average": 13600.0, "StandardDeviation": 85.72, "Minimum": 13360.0, "Maximum": 14060.0, "IntegratedDensity": 9318000000.0, "Channel": 1.0, "Frame": 1.0, "Unnamed: 0.1": null, "Cell mass density (mg/ml)": 120.5, "Dry_mass": 283.8}, {"Unnamed: 0": 121, "Cell_ID": "Tomogram_sample024", "RI_average": 13590.0, "Condition": "D2_N2B27RA", "Dataset": 20221121, "Mass_density_cytop_mgml": 114.4, "RI_average_DNA": null, "Mass_density_DNA_mgml": null, "DNA_cytop_Density_Ratio": null, " _x": 1.0, "Label_x": 65540.0, "Volume": 2062.0, "SurfaceArea": 796.8, "Sphericity": 0.951, " _y": 1.0, "Label_y": "Binary:DUP_Raws", "Value": 1.0, "Average": 13560.0, "StandardDeviation": 85.74, "Minimum": 13360.0, "Maximum": 14040.0, "IntegratedDensity": 8131000000.0, "Channel": 1.0, "Frame": 1.0, "Unnamed: 0.1": null, "Cell mass density (mg/ml)": 99.37, "Dry_mass": 204.9}, {"Unnamed: 0": 125, "Cell_ID": "Tomogram_sample028", "RI_average": 13620.0, "Condition": "D2_N2B27RA", "Dataset": 20221121, "Mass_density_cytop_mgml": 132.3, "RI_average_DNA": null, "Mass_density_DNA_mgml": null, "DNA_cytop_Density_Ratio": null, " _x": 1.0, "Label_x": 65540.0, "Volume": 2179.0, "SurfaceArea": 820.5, "Sphericity": 0.972, " _y": 1.0, "Label_y": "Binary:DUP_Raws", "Value": 1.0, "Average": 13590.0, "StandardDeviation": 77.49, "Minimum": 13370.0, "Maximum": 13890.0, "IntegratedDensity": 8615000000.0, "Channel": 1.0, "Frame": 1.0, "Unnamed: 0.1": null, "Cell mass density (mg/ml)": 117.5, "Dry_mass": 256.1}, {"Unnamed: 0": 126, "Cell_ID": "Tomogram_sample029", "RI_average": 13640.0, "Condition": "D2_N2B27RA", "Dataset": 20221121, "Mass_density_cytop_mgml": 140.6, "RI_average_DNA": null, "Mass_density_DNA_mgml": null, "DNA_cytop_Density_Ratio": null, " _x": 1.0, "Label_x": 65540.0, "Volume": 2024.0, "SurfaceArea": 773.3, "Sphericity": 1.002, " _y": 1.0, "Label_y": "Binary:DUP_Raws", "Value": 1.0, "Average": 13600.0, "StandardDeviation": 85.65, "Minimum": 13360.0, "Maximum": 13990.0, "IntegratedDensity": 8004000000.0, "Channel": 1.0, "Frame": 1.0, "Unnamed: 0.1": null, "Cell mass density (mg/ml)": 118.7, "Dry_mass": 240.3}, {"Unnamed: 0": 129, "Cell_ID": "Tomogram_sample004", "RI_average": null, "Condition": "D2_N2B27RA", "Dataset": 20220801, "Mass_density_cytop_mgml": null, "RI_average_DNA": 13790.0, "Mass_density_DNA_mgml": 221.0, "DNA_cytop_Density_Ratio": null, " _x": 1.0, "Label_x": 65540.0, "Volume": 2365.0, "SurfaceArea": 857.5, "Sphericity": 1.003, " _y": 1.0, "Label_y": "Binary:DUP_Raws", "Value": 1.0, "Average": 13600.0, "StandardDeviation": 88.89, "Minimum": 13340.0, "Maximum": 13920.0, "IntegratedDensity": 9355000000.0, "Channel": 1.0, "Frame": 1.0, "Unnamed: 0.1": null, "Cell mass density (mg/ml)": 121.6, "Dry_mass": 287.6}, {"Unnamed: 0": 130, "Cell_ID": "Tomogram_sample022", "RI_average": null, "Condition": "D0_FBS", "Dataset": 20221121, "Mass_density_cytop_mgml": null, "RI_average_DNA": null, "Mass_density_DNA_mgml": null, "DNA_cytop_Density_Ratio": null, " _x": 1.0, "Label_x": 65540.0, "Volume": 2013.0, "SurfaceArea": 838.5, "Sphericity": 0.777, " _y": 1.0, "Label_y": "Binary:DUP_Raws", "Value": 1.0, "Average": 13610.0, "StandardDeviation": 90.99, "Minimum": 13350.0, "Maximum": 14450.0, "IntegratedDensity": 7966000000.0, "Channel": 1.0, "Frame": 1.0, "Unnamed: 0.1": null, "Cell mass density (mg/ml)": 125.3, "Dry_mass": 252.2}]}}
